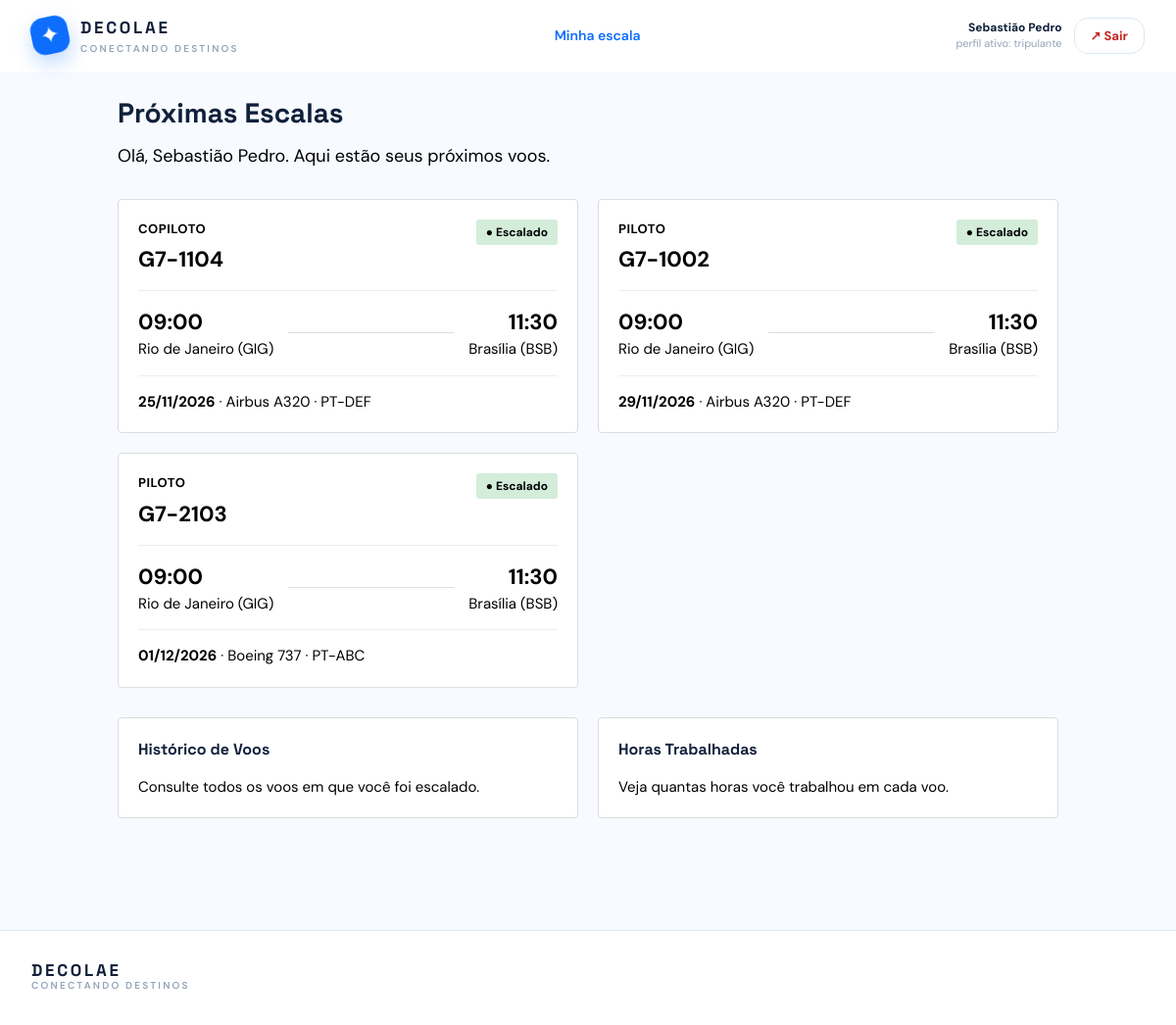
/tripulante.php (signed in), run on an earlier commit of the app's database.
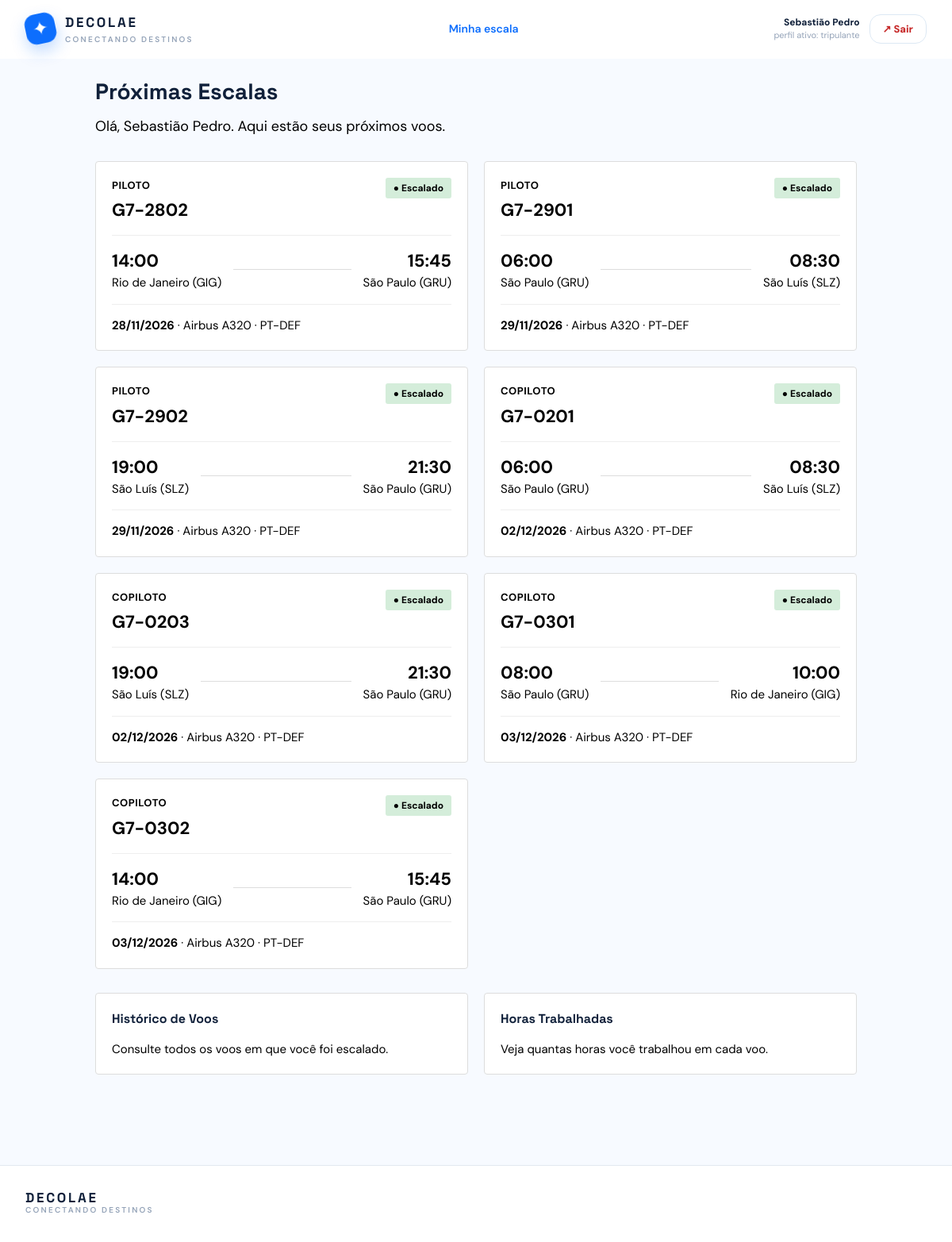
And on a later commit of the database.
### tables this page shows
CREATE TABLE `escala` (
  `id` int(10) UNSIGNED NOT NULL,
  `voo_id` int(10) UNSIGNED NOT NULL,
  `tripulante_cpf` char(11) NOT NULL,
  `funcao_tripulante` enum('piloto','copiloto','comissario') NOT NULL
);

CREATE TABLE `voo` (
  `id` int(10) UNSIGNED NOT NULL,
  `numero_voo` varchar(12) NOT NULL,
  `data_voo` date NOT NULL,
  `trajeto_id` int(10) UNSIGNED NOT NULL,
  `aeronave_id` int(10) UNSIGNED NOT NULL,
  `admin_cpf` char(11) NOT NULL,
  `valor_base` decimal(10,2) NOT NULL DEFAULT 649.90,
  `status` enum('programado','embarque','concluido','cancelado') NOT NULL DEFAULT 'programado',
  `data_atualizacao` timestamp NULL DEFAULT current_timestamp() ON UPDATE current_timestamp(),
  `versao` int(10) UNSIGNED DEFAULT 1
);

CREATE TABLE `trajeto` (
  `id` int(10) UNSIGNED NOT NULL,
  `origem` varchar(60) NOT NULL,
  `destino` varchar(60) NOT NULL,
  `h_partida` time NOT NULL,
  `h_chegada` time NOT NULL,
  `gerente_cpf` char(11) NOT NULL
);

CREATE TABLE `aeronave` (
  `id` int(10) UNSIGNED NOT NULL,
  `identificacao` varchar(20) NOT NULL,
  `modelo` varchar(80) NOT NULL,
  `fileiras` smallint(5) UNSIGNED NOT NULL,
  `assentos_por_fileira` tinyint(3) UNSIGNED NOT NULL,
  `gerente_cpf` char(11) NOT NULL,
  `data_atualizacao` timestamp NULL DEFAULT current_timestamp() ON UPDATE current_timestamp(),
  `versao` int(10) UNSIGNED DEFAULT 1
);

### includes/functions.php (called while the page is built, shortened)
<?php
function esc(mixed $valor): string
{
    return htmlspecialchars((string) $valor, ENT_QUOTES, 'UTF-8');
}
function obter_usuario_atual(PDO $conexao): ?array
{
    $cpf = $_SESSION['cpf_usuario'] ?? null;
    $comando = $conexao->prepare(
        'SELECT cpf, nome_completo, email, endereco FROM usuario WHERE cpf = ?'
    );
    $comando->execute([$cpf]);
    $usuario = $comando->fetch();
    $consulta_papeis = "
        SELECT 'gerente' AS papel FROM gerente WHERE cpf = ?
        UNION ALL
        SELECT 'tripulante' FROM tripulante WHERE cpf = ?
        UNION ALL
        SELECT 'admin' FROM admin WHERE cpf = ?
        UNION ALL
        SELECT 'cliente' FROM cliente WHERE cpf = ?
        ORDER BY papel
    ";
    $comando_papeis = $conexao->prepare($consulta_papeis);
    $comando_papeis->execute([$cpf, $cpf, $cpf, $cpf]);
    $usuario['papeis'] = array_column($comando_papeis->fetchAll(), 'papel');
    $usuario['papel_atual'] = $_SESSION['papel_usuario'] ?? null;
    return $usuario;
}
function exigir_autenticacao(PDO $conexao, ?string $papel = null): array
{
    $usuario = obter_usuario_atual($conexao);
    return $usuario;
}
function exigir_papel(PDO $conexao, string $papel): array
{
    return exigir_autenticacao($conexao, $papel);
}

### tripulante.php (the view, shortened to what this page needs)
<?php
require_once __DIR__ . '/includes/functions.php';
require_once __DIR__ . '/includes/layout.php';
$conexao_pdo = db();
$usuario_logado = exigir_papel($conexao_pdo, 'tripulante');
$comando = $conexao_pdo->prepare(
    "SELECT v.numero_voo, v.data_voo, t.origem, t.destino, t.h_partida, t.h_chegada,
            a.modelo, a.identificacao, e.funcao_tripulante
     FROM escala e
     JOIN voo v ON v.id = e.voo_id
     JOIN trajeto t ON t.id = v.trajeto_id
     JOIN aeronave a ON a.id = v.aeronave_id
     WHERE e.tripulante_cpf = ?
       AND TIMESTAMP(v.data_voo, t.h_partida) > NOW()
     ORDER BY v.data_voo, t.h_partida"
);
$comando->execute([$usuario_logado['cpf']]);
$escalas_tripulante = $comando->fetchAll();
?>
<div class="pagina-tripulante">
  <h1 class="titulo-pagina titulo-pagina-compacto">Próximas Escalas</h1>
  <p class="descricao-pagina">
    Olá, <?= esc($usuario_logado['nome_completo']) ?>. Aqui estão seus próximos voos.
  </p>
  <?php if ($escalas_tripulante): ?>
    <div class="grade-escalas">
      <?php foreach ($escalas_tripulante as $escala): ?>
        <div class="cartao-escala">
          <div class="cartao-escala-cabecalho">
            <div>
              <div class="escala-funcao">
                <?= esc($escala['funcao_tripulante']) ?>
              </div>
              <div class="escala-numero">
                <?= esc($escala['numero_voo']) ?>
              </div>
            </div>
            <span class="escala-status">
              ● Escalado
            </span>
          </div>
          <div class="horarios-escala">
            <div>
              <div class="horario-escala-valor">
                <?= esc(substr($escala['h_partida'], 0, 5)) ?>
              </div>
              <div class="horario-escala-local">
                <?= esc($escala['origem']) ?>
              </div>
            </div>
            <div class="linha-escala"></div>
            <div class="horario-escala-destino">
              <div class="horario-escala-valor">
                <?= esc(substr($escala['h_chegada'], 0, 5)) ?>
              </div>
              <div class="horario-escala-local">
                <?= esc($escala['destino']) ?>
              </div>
            </div>
          </div>
          <div class="detalhes-aeronave">
            <strong><?= esc((new DateTime($escala['data_voo']))->format('d/m/Y')) ?></strong>
            · <?= esc($escala['modelo']) ?>
            · <?= esc($escala['identificacao']) ?>
          </div>
        </div>
      <?php endforeach; ?>
    </div>
  <?php else: ?>
    <div class="estado-vazio-escala">
      <p>Nenhuma escala futura para este tripulante.</p>
    </div>
  <?php endif; ?>
  <div class="grade-formularios" style="margin-top: 30px;">
    <a class="cartao-formulario" href="tripulante-historico.php">
      <h2 class="titulo-formulario">Histórico de Voos</h2>
      <p class="texto-pequeno" style="color: #000; font-size: 15px;">Consulte todos os voos em que você foi escalado.</p>
    </a>
    <a class="cartao-formulario" href="tripulante-horas.php">
      <h2 class="titulo-formulario">Horas Trabalhadas</h2>
      <p class="texto-pequeno" style="color: #000; font-size: 15px;">Veja quantas horas você trabalhou em cada voo.</p>
    </a>
  </div>
</div>

What changed in the data, as far as the page shows it:
removed escala: funcao_tripulante "COPILOTO", voo.numero_voo "G7-1104", trajeto.h_partida "09:00", trajeto.origem "Rio de Janeiro (GIG)", trajeto.h_chegada "11:30", trajeto.destino "Brasília (BSB)", voo.data_voo "25/11/2026", aeronave.modelo "Airbus A320", aeronave.identificacao "PT-DEF"
removed escala: funcao_tripulante "PILOTO", voo.numero_voo "G7-1002", trajeto.h_partida "09:00", trajeto.origem "Rio de Janeiro (GIG)", trajeto.h_chegada "11:30", trajeto.destino "Brasília (BSB)", voo.data_voo "29/11/2026", aeronave.modelo "Airbus A320", aeronave.identificacao "PT-DEF"
removed escala: funcao_tripulante "PILOTO", voo.numero_voo "G7-2103", trajeto.h_partida "09:00", trajeto.origem "Rio de Janeiro (GIG)", trajeto.h_chegada "11:30", trajeto.destino "Brasília (BSB)", voo.data_voo "01/12/2026", aeronave.modelo "Boeing 737", aeronave.identificacao "PT-ABC"
added escala: funcao_tripulante "PILOTO", voo.numero_voo "G7-2802", trajeto.h_partida "14:00", trajeto.origem "Rio de Janeiro (GIG)", trajeto.h_chegada "15:45", trajeto.destino "São Paulo (GRU)", voo.data_voo "28/11/2026", aeronave.modelo "Airbus A320", aeronave.identificacao "PT-DEF"
added escala: funcao_tripulante "PILOTO", voo.numero_voo "G7-2901", trajeto.h_partida "06:00", trajeto.origem "São Paulo (GRU)", trajeto.h_chegada "08:30", trajeto.destino "São Luís (SLZ)", voo.data_voo "29/11/2026", aeronave.modelo "Airbus A320", aeronave.identificacao "PT-DEF"
added escala: funcao_tripulante "PILOTO", voo.numero_voo "G7-2902", trajeto.h_partida "19:00", trajeto.origem "São Luís (SLZ)", trajeto.h_chegada "21:30", trajeto.destino "São Paulo (GRU)", voo.data_voo "29/11/2026", aeronave.modelo "Airbus A320", aeronave.identificacao "PT-DEF"
added escala: funcao_tripulante "COPILOTO", voo.numero_voo "G7-0201", trajeto.h_partida "06:00", trajeto.origem "São Paulo (GRU)", trajeto.h_chegada "08:30", trajeto.destino "São Luís (SLZ)", voo.data_voo "02/12/2026", aeronave.modelo "Airbus A320", aeronave.identificacao "PT-DEF"
added escala: funcao_tripulante "COPILOTO", voo.numero_voo "G7-0203", trajeto.h_partida "19:00", trajeto.origem "São Luís (SLZ)", trajeto.h_chegada "21:30", trajeto.destino "São Paulo (GRU)", voo.data_voo "02/12/2026", aeronave.modelo "Airbus A320", aeronave.identificacao "PT-DEF"
added escala: funcao_tripulante "COPILOTO", voo.numero_voo "G7-0301", trajeto.h_partida "08:00", trajeto.origem "São Paulo (GRU)", trajeto.h_chegada "10:00", trajeto.destino "Rio de Janeiro (GIG)", voo.data_voo "03/12/2026", aeronave.modelo "Airbus A320", aeronave.identificacao "PT-DEF"
added escala: funcao_tripulante "COPILOTO", voo.numero_voo "G7-0302", trajeto.h_partida "14:00", trajeto.origem "Rio de Janeiro (GIG)", trajeto.h_chegada "15:45", trajeto.destino "São Paulo (GRU)", voo.data_voo "03/12/2026", aeronave.modelo "Airbus A320", aeronave.identificacao "PT-DEF"
